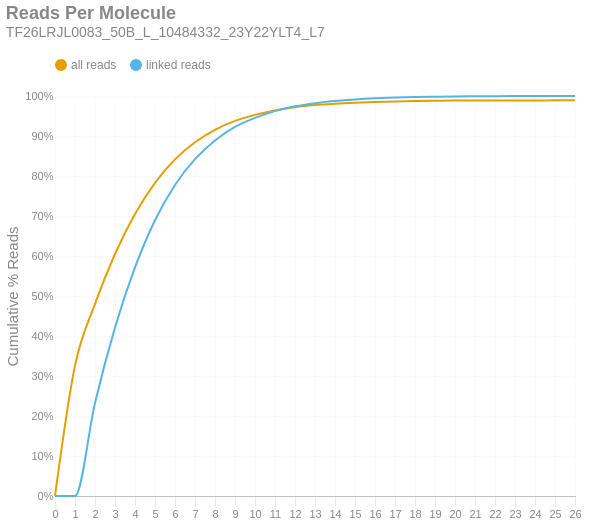

Source (notebook cell):
### Markdown cell above
### Reads per Molecule
This chart shows the cumulative distribution of the number of reads per linked molecule. That is, how many alignments are associated with a unique molecule. This excludes the number of reads associated with invalid or absent linked-read barcodes. The `linked` histogram is the percentages recalculated when disregarding singletons.

### Code cell
if SKIPLR:
    print_html(f"Skipped")
else:
    counts = np.bincount(valids['reads'].cast(pl.Int64).to_numpy())
    weighted = counts * np.arange(len(counts))
    all_perc = weighted / n_reads
    linked_perc = weighted / n_linked_reads
    linked_perc[1] = 0
    binned_df = pl.DataFrame({
        'readsper': list(range(len(counts))),
        'all reads (cumsum)': np.cumsum(all_perc).tolist(),
        'linked reads (cumsum)': np.cumsum(linked_perc).tolist(),
    })

    with SafeRender(binned_df):
        (
            density_plot(binned_df, 'Reads Per Molecule', samplename, 'readspmol')
            .encode(
                x=alt.X('readsper:O', title=None).axis(labelAngle=0).scale(padding=0),
                y=alt.Y('value:Q', title='Cumulative % Reads').axis(format='%').stack(False),
                color=alt.Color("key:N").scale(domain=["all reads", "linked reads"]),
                tooltip=[
                    alt.Tooltip("key:N", title="Data Type"),
                    alt.Tooltip("readsper:O", title="Reads Per Molecule"),
                    alt.Tooltip("value:Q", format=".2%", title="% Reads (Cum.)")
                ]            
            )
        ).display()

### Figure 1 — Vega-Lite specification as saved in the notebook (floating-point values rounded to 4 significant figures)
{"width": "container", "height": 400, "config": {"title": {"anchor": "start", "dy": -15, "fontSize": 18, "color": "#888888", "subtitleColor": "#888888", "subtitleFontSize": 14}, "arc": {"fill": "#0072B2"}, "axis": {"domainColor": "#888888", "domainWidth": 0.5, "gridWidth": 0.2, "grid": false, "titleFontWeight": 400, "titleFontSize": 15, "labelFontSize": 11, "labelColor": "#888888", "tickColor": "#888888", "tickWidth": 0.2, "titleColor": "#888888"}, "axisBand": {"grid": false}, "axisX": {"grid": true, "tickSize": 10, "domainCap": "round"}, "axisY": {"domain": false, "grid": true, "tickSize": 0, "domainCap": "round"}, "background": "transparent", "header": {"labelFontSize": 15, "labelColor": "#888888", "titleFontSize": 15, "titleFontWeight": 600, "titleColor": "#888888"}, "legend": {"labelFont": "sans-serif", "labelFontSize": 12, "labelColor": "#888888", "symbolSize": 100, "symbolType": "circle", "titleFontSize": 12, "titlePadding": 10, "titleColor": "#888888", "title": null, "orient": "top"}, "range": {"category": ["#E69F00", "#56B4E9", "#009E73", "#F0E442", "#0072B2", "#D55E00", "#CC79A7", "#000000"], "diverging": ["#cfe8f3", "#a2d4ec", "#73bfe2", "#46abdb", "#1696d2", "#12719e"]}, "area": {"fill": "#0072B2", "fillOpacity": 0.7, "line": true, "strokeOpacity": 0.7}, "line": {"color": "#0072B2", "stroke": "#0072B2", "strokeWidth": 2}, "trail": {"color": "#0072B2", "stroke": "#0072B2", "strokeWidth": 0, "size": 1}, "point": {"filled": true, "fillOpacity": 1.0, "size": 95}, "text": {"color": "#888888", "fontSize": 11, "align": "right", "fontWeight": 400, "size": 11}, "bar": {"fill": "#0072B2", "stroke": null}, "view": {"stroke": null, "continuousWidth": 660, "continuousHeight": 400}}, "data": {"name": "data-3e5aa28cf1f1abb755a8f796f0668b78"}, "mark": {"type": "line", "interpolate": "monotone", "point": {"opacity": 0, "size": 275}}, "encoding": {"color": {"field": "key", "scale": {"domain": ["all reads", "linked reads"]}, "type": "nominal"}, "tooltip": [{"field": "key", "title": "Data Type", "type": "nominal"}, {"field": "readsper", "title": "Reads Per Molecule", "type": "ordinal"}, {"field": "value", "format": ".2%", "title": "% Reads (Cum.)", "type": "quantitative"}], "x": {"axis": {"labelAngle": 0}, "field": "readsper", "scale": {"padding": 0}, "title": null, "type": "ordinal"}, "y": {"axis": {"format": "%"}, "field": "value", "stack": false, "title": "Cumulative % Reads", "type": "quantitative"}}, "params": [{"name": "param_c36ac31b6afebe62", "select": {"type": "point", "fields": ["key"]}, "bind": "legend"}], "title": {"text": "Reads Per Molecule", "subtitle": "TF26LRJL0083_50B_L_10484332_23Y22YLT4_L7"}, "transform": [{"fold": ["all reads (cumsum)", "linked reads (cumsum)"]}, {"calculate": "replace(datum.key, ' (cumsum)', '')", "as": "key"}, {"filter": {"param": "param_c36ac31b6afebe62"}}], "usermeta": {"embedOptions": {"downloadFileName": "TF26LRJL0083_50B_L_10484332_23Y22YLT4_L7.readspmol"}}, "$schema": "https://vega.github.io/schema/vega-lite/v6.4.1.json", "datasets": {"data-3e5aa28cf1f1abb755a8f796f0668b78": [{"readsper": 0, "all reads (cumsum)": 0.0, "linked reads (cumsum)": 0.0}, {"readsper": 1, "all reads (cumsum)": 0.3258, "linked reads (cumsum)": 0.0}, {"readsper": 2, "all reads (cumsum)": 0.4802, "linked reads (cumsum)": 0.2327}, {"readsper": 3, "all reads (cumsum)": 0.6051, "linked reads (cumsum)": 0.421}, {"readsper": 4, "all reads (cumsum)": 0.7049, "linked reads (cumsum)": 0.5715}, {"readsper": 5, "all reads (cumsum)": 0.783, "linked reads (cumsum)": 0.6892}, {"readsper": 6, "all reads (cumsum)": 0.8416, "linked reads (cumsum)": 0.7777}, {"readsper": 7, "all reads (cumsum)": 0.8843, "linked reads (cumsum)": 0.842}, {"readsper": 8, "all reads (cumsum)": 0.9154, "linked reads (cumsum)": 0.8889}, {"readsper": 9, "all reads (cumsum)": 0.9378, "linked reads (cumsum)": 0.9226}, {"readsper": 10, "all reads (cumsum)": 0.9527, "linked reads (cumsum)": 0.9452}, {"readsper": 11, "all reads (cumsum)": 0.964, "linked reads (cumsum)": 0.9622}, {"readsper": 12, "all reads (cumsum)": 0.972, "linked reads (cumsum)": 0.9741}, {"readsper": 13, "all reads (cumsum)": 0.9772, "linked reads (cumsum)": 0.9821}, {"readsper": 14, "all reads (cumsum)": 0.9808, "linked reads (cumsum)": 0.9875}, {"readsper": 15, "all reads (cumsum)": 0.9834, "linked reads (cumsum)": 0.9914}, {"readsper": 16, "all reads (cumsum)": 0.9852, "linked reads (cumsum)": 0.9941}, {"readsper": 17, "all reads (cumsum)": 0.9864, "linked reads (cumsum)": 0.996}, {"readsper": 18, "all reads (cumsum)": 0.9873, "linked reads (cumsum)": 0.9973}, {"readsper": 19, "all reads (cumsum)": 0.9879, "linked reads (cumsum)": 0.9982}, {"readsper": 20, "all reads (cumsum)": 0.9884, "linked reads (cumsum)": 0.999}, {"readsper": 21, "all reads (cumsum)": 0.9887, "linked reads (cumsum)": 0.9993}, {"readsper": 22, "all reads (cumsum)": 0.9889, "linked reads (cumsum)": 0.9996}, {"readsper": 23, "all reads (cumsum)": 0.989, "linked reads (cumsum)": 0.9998}, {"readsper": 24, "all reads (cumsum)": 0.989, "linked reads (cumsum)": 0.9999}, {"readsper": 25, "all reads (cumsum)": 0.9891, "linked reads (cumsum)": 1.0}, {"readsper": 26, "all reads (cumsum)": 0.9891, "linked reads (cumsum)": 1.0}]}}
